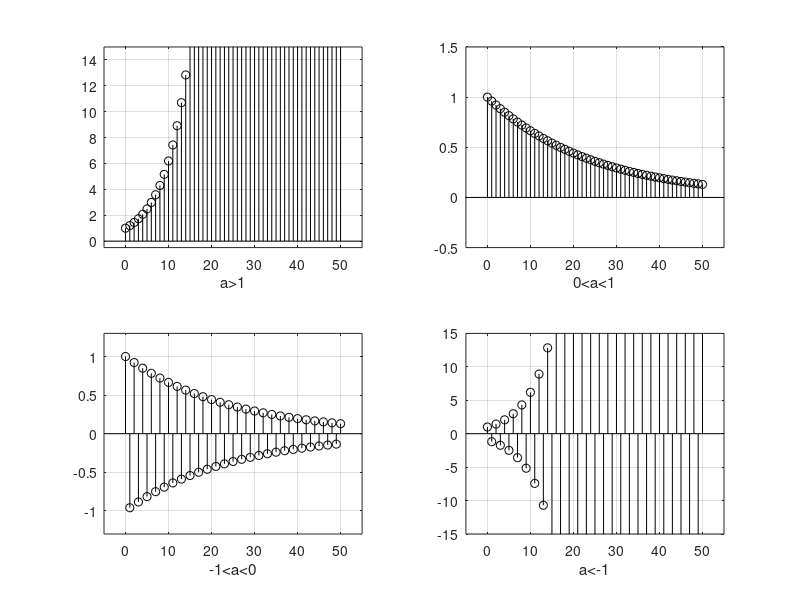

Source code (MATLAB):
% Menampilkan Sinyal Eksponensial
n=0:50;
eks1=(1.2).^n;
subplot(221)
stem(n,eks1,'k'), grid;
xlabel('a>1');
axis([-5 55 -0.5 15]);

n=0:50;
eks1=(0.96).^n;
subplot(222)
stem(n,eks1,'k'), grid;
xlabel('0<a<1');
axis([-5 55 -0.5 1.5]);

n=0:50;
eks1=(-0.96).^n;
subplot(223)
stem(n,eks1,'k'), grid;
xlabel('-1<a<0');
axis([-5 55 -1.3 1.3]);

n=0:50;
eks1=(-1.2).^n;
subplot(224)
stem(n,eks1,'k'), grid;
xlabel('a<-1');
axis([-5 55 -15 15]);
